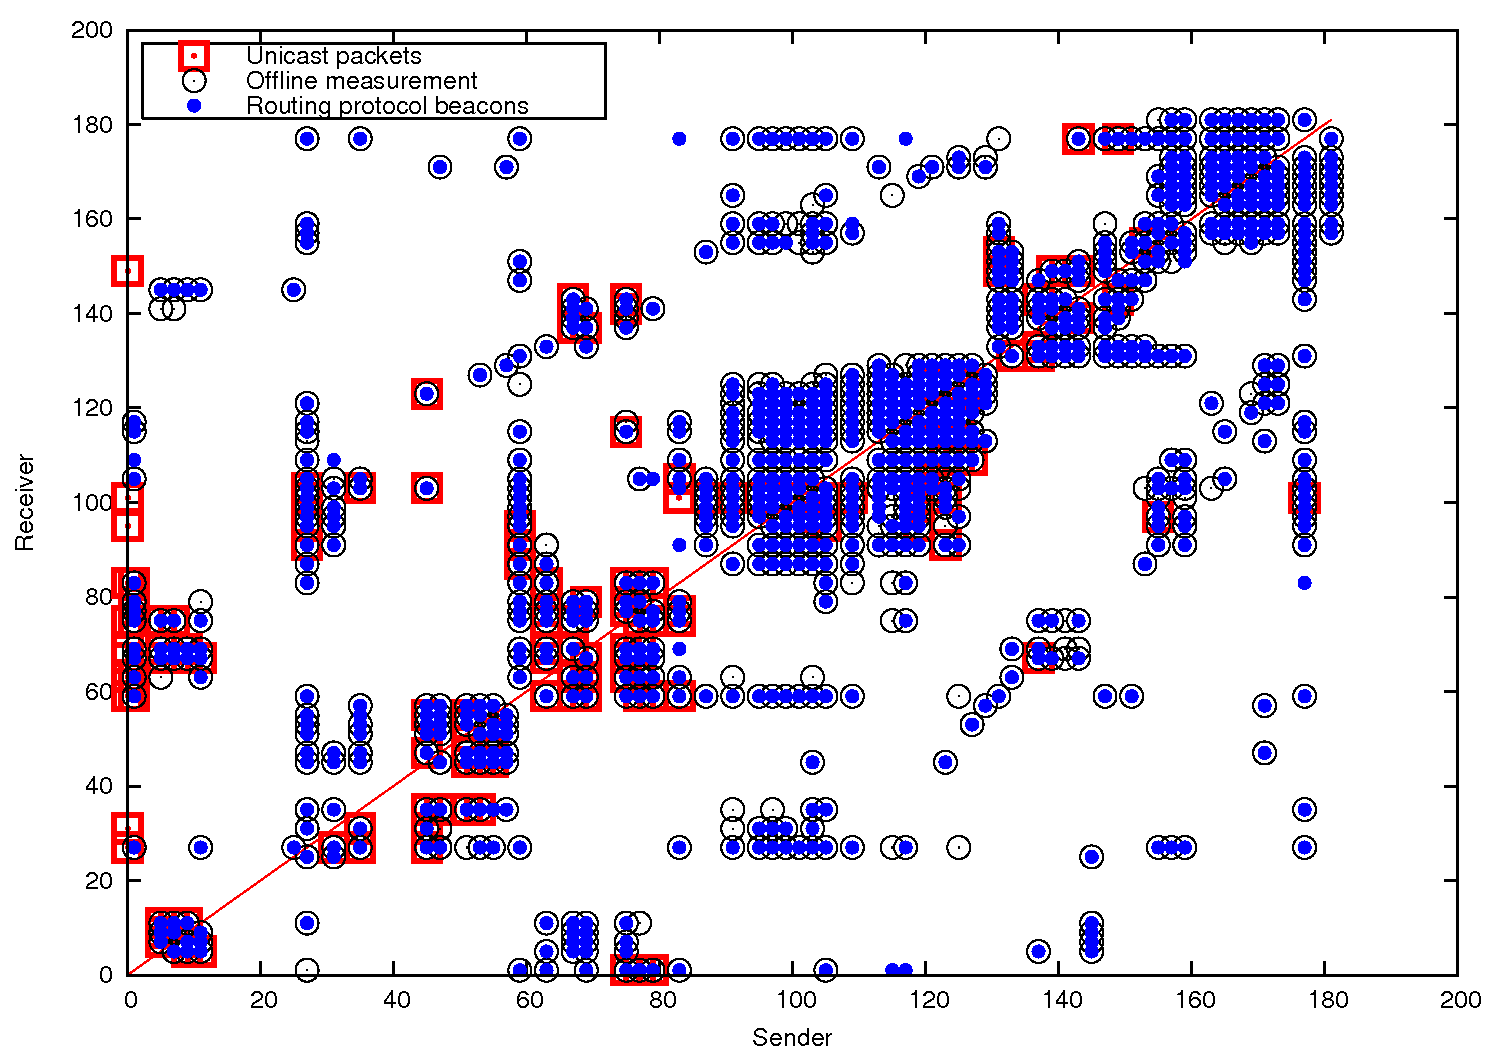

Write the gnuplot code that produced this figure.
set xlabel "Sender"
set ylabel "Receiver"

set key top left Left reverse box

set term postscript eps color solid enhanced "Helvetica" 12
set output "|epstopdf --filter > topology-compare.pdf"

#set term png font arial size 800,600
#set output "topology-compare.png"

#set size square 1,1
#set xrange [0:250]
#set yrange [0:250]

plot x t '', \
  "<zcat topology.dat.gz" u 2:4 t 'Unicast packets' w p ps 2.0 lt 1 lw 5 pt 4, \
  "<zcat groundtruth.dat.gz" u 2:4 t 'Offline measurement' w p ps 1.75 lt 7 pt 6,  \
  "<zcat beacon.dat.gz" u 2:4 t 'Routing protocol beacons' w p ps 1.0 lt 3 pt 7
